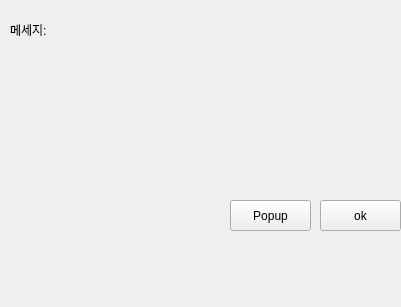
<?xml version="1.0" encoding="UTF-8"?>
<ui version="4.0">
 <class>Form</class>
 <widget class="QWidget" name="Form">
  <property name="geometry">
   <rect>
    <x>0</x>
    <y>0</y>
    <width>401</width>
    <height>307</height>
   </rect>
  </property>
  <property name="sizePolicy">
   <sizepolicy hsizetype="Fixed" vsizetype="Fixed">
    <horstretch>0</horstretch>
    <verstretch>0</verstretch>
   </sizepolicy>
  </property>
  <property name="windowTitle">
   <string>MainApp</string>
  </property>
  <widget class="QLabel" name="lblMessage">
   <property name="geometry">
    <rect>
     <x>10</x>
     <y>20</y>
     <width>341</width>
     <height>20</height>
    </rect>
   </property>
   <property name="text">
    <string>메세지:</string>
   </property>
  </widget>
  <widget class="QPushButton" name="btnOK">
   <property name="geometry">
    <rect>
     <x>320</x>
     <y>200</y>
     <width>81</width>
     <height>31</height>
    </rect>
   </property>
   <property name="sizePolicy">
    <sizepolicy hsizetype="Minimum" vsizetype="Fixed">
     <horstretch>0</horstretch>
     <verstretch>0</verstretch>
    </sizepolicy>
   </property>
   <property name="text">
    <string>ok</string>
   </property>
  </widget>
  <widget class="QPushButton" name="btnPOP">
   <property name="geometry">
    <rect>
     <x>230</x>
     <y>200</y>
     <width>81</width>
     <height>31</height>
    </rect>
   </property>
   <property name="sizePolicy">
    <sizepolicy hsizetype="Minimum" vsizetype="Fixed">
     <horstretch>0</horstretch>
     <verstretch>0</verstretch>
    </sizepolicy>
   </property>
   <property name="text">
    <string>Popup</string>
   </property>
  </widget>
 </widget>
 <resources/>
 <connections/>
</ui>
